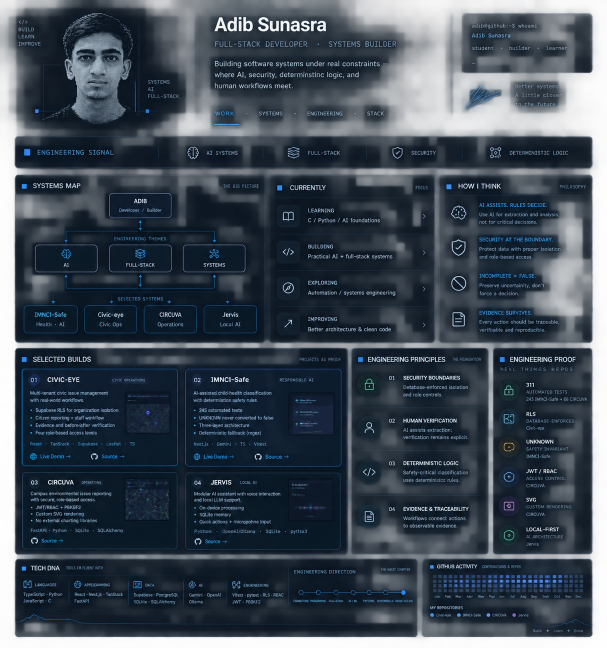
#> input picture assets/adib-source.png, 1214 x 1295 px (shown at 1/2 size)
$ python make_portrait.py
#> lines starting #> are read from the running program, lines starting #| are printed output that depends on the picture
#!/usr/bin/env python3
"""Turn a source photo into an animated ASCII portrait SVG.

Architecture (two-phase):
  Phase 1: Photo → ONE excellent static ASCII portrait
  Phase 2: ONE ASCII portrait → self-contained animated SVG with SMIL reveal

The key insight: generate the final portrait FIRST, then animate
revealing that exact portrait. Do NOT generate different faces at
each animation stage.

Usage:
    python3 scripts/make_portrait.py

Requires:
    pip install pillow numpy opencv-python-headless rembg onnxruntime
"""

import sys
from pathlib import Path

try:
    import cv2
    import numpy as np
    from PIL import Image
    from rembg import remove, new_session
except ImportError as e:
    print(f"ERROR: Missing dependency: {e}", file=sys.stderr)
    print("Install with: pip install pillow numpy opencv-python-headless rembg onnxruntime", file=sys.stderr)
    sys.exit(1)

# ── Paths ──────────────────────────────────────────────────────────────
REPO_ROOT = Path(__file__).parent.parent
ASSETS_DIR = REPO_ROOT / "assets"
SOURCE_IMG = ASSETS_DIR / "adib-source.png"
OUTPUT_SVG = ASSETS_DIR / "adib-generating.svg"
PREVIEW_TXT = ASSETS_DIR / "adib-ascii-preview.txt"
DEBUG_FACE = ASSETS_DIR / "adib-face-debug.png"

# ── Face crop — VERIFIED against source (1214×1295) ───────────────────
# Photo of the face lives in the upper-left of the poster.
# Measured bounds:
#   left text "BUILD LEARN IMPROVE"  ends at x=80
#   right text "SYSTEMS AI ..."       starts at x=296
#   hair top ≈ y=40, chin ≈ y=192, shoulders ≈ y=245
#   subject (incl. shoulders) spans x=126..266, face center x≈196
# This crop centers the subject, clears both text labels, and keeps
# full head + hair + face + neck + a small amount of shoulders.
FACE_CROP = (110, 28, 282, 252)   # (left, top, right, bottom) → 172×224

# ── Portrait grid ──────────────────────────────────────────────────────
# Moderate grid: recognizable detail without dominating the README.
COLS = 78
# Character cells are ~2:1 height:width, so geometric correction uses
# ROW_RATIO ≈ 0.5. We use 0.58 so the face reads with natural height.
ROW_RATIO = 0.58
MIN_ROWS = 50
MAX_ROWS = 80

# ── Character ramp (dark/sparse → bright/dense) ───────────────────────
# EMISSIVE mapping for the dark SVG background: brighter source pixels
# get denser characters, so the face glows out of the dark terminal.
# Leading space = removed background. Subject pixels never reach space
# (silhouette floor) so the hair outline stays visible.
RAMP = " .`:-=+*cs#%@"
SILHOUETTE_FLOOR = 2       # subject min index — preserves hair/shoulder outline
ALPHA_SUBJECT = 60         # above soft rembg edge bleed; isnet gives hair
                           # solid alpha, so 60 keeps the full silhouette
EMIT_GAMMA = 1.35          # >1 darkens mid/dark tones before mapping so
                           # eyes/brows read as clear holes on the dark bg

# ── Image processing ──────────────────────────────────────────────────
BLUR_SIGMA = 1.5           # kills the source photo's halftone dot texture
                           # without washing out eyes/brows/mouth
BILATERAL_D = 9
CLAHE_CLIP = 2.6           # lifts feature contrast (brows, eyes, lips)
UNSHARP = 1.9              # re-crisps eyes/nose/mouth after smoothing
PCT_LO, PCT_HI = 3, 97     # percentile stretch on subject only

# ── SVG rendering ─────────────────────────────────────────────────────
FONT_SIZE = 12
CHAR_W = 7.2               # 0.60 em — monospace advance width
LINE_H = 15
PAD = 18                   # outer padding
FRAME_PAD = 8              # portrait frame inset around the grid
FONT_FAMILY = "ui-monospace,SFMono-Regular,Menlo,Consolas,'Liberation Mono',monospace"

# ── Colors ────────────────────────────────────────────────────────────
BG_COLOR = "#0d1117"
FG_LIGHT = "#6e7681"       # portrait chars in light mode
FG_DARK = "#c9d1d9"        # portrait chars in dark mode (GitHub default)
HDR_COLOR = "#8b949e"
MSG_COLOR = "#58a6ff"
OK_COLOR = "#3fb950"
NAME_COLOR = "#e6edf3"
ACCENT = "#1f6feb"

# ── Animation timing ───────────────────────────────────────────────────
ANIM_TOTAL = 4.2           # reveal duration, seconds (within 3–5s target)
STATUS_EVENTS = [
    (0.0,  "> GENERATING PROFILE..."),
    (0.5,  "> READING SOURCE IMAGE..."),
    (1.0,  "> DETECTING FACE REGION..."),
    (1.5,  "> EXTRACTING FACIAL STRUCTURE..."),
    (2.1,  "> MAPPING ASCII CHARACTERS..."),
    (2.8,  "> REFINING FEATURES..."),
    (3.5,  "> FINALIZING PORTRAIT..."),
    (ANIM_TOTAL, "> PROFILE READY"),
]


# ── Phase 1: Photo → ASCII Portrait ──────────────────────────────────

def prep_image(path: Path) -> tuple[np.ndarray, np.ndarray]:
    """
    Crop to the verified face region, remove background, smooth the
    halftone texture, normalize skin tones, and re-crisp features.

    Returns (grayscale over white, alpha mask).
    """
    src = Image.open(path).convert("RGBA")
    src = src.crop(FACE_CROP)
    print(f"  Cropped to face: {FACE_CROP} → {src.size}")

    session = new_session("isnet-general-use")  # u2net drops dark hair on dark bg
    cut = remove(src, session=session)
    alpha = np.array(cut.split()[-1])
    frac_bg = (alpha < 50).mean()
    print(f"  Background removed: {100*frac_bg:.1f}% transparent")
    if frac_bg < 0.15:
        raise RuntimeError(
            "Background removal failed (too little transparent area). "
            "The u2net model may be corrupt; delete ~/.rembg/models and retry."
        )

    white = Image.new("RGBA", cut.size, (255, 255, 255, 255))
    gray = np.array(Image.alpha_composite(white, cut).convert("L"))

    # Kill halftone dot texture while keeping major edges
    g = cv2.GaussianBlur(gray, (0, 0), BLUR_SIGMA)
    g = cv2.bilateralFilter(g, BILATERAL_D, 40, 40)

    # Normalize subject tonal range so skin sits bright, features stay dark
    m = alpha > 150
    if m.sum() < 100:
        raise RuntimeError("Face mask is empty after background removal.")
    lo, hi = np.percentile(g[m], [PCT_LO, PCT_HI])
    g = np.clip((g.astype(float) - lo) / max(hi - lo, 1e-6) * 215 + 35, 0, 255)
    # Mild S-curve: push shadows (brows/eyes/lips) down, highlights up
    gn = g / 255.0
    g = (255.0 * (gn * gn * (3 - 2 * gn))).astype(np.uint8)  # smoothstep
    g = g.astype(np.uint8)

    # Local contrast for eyes/brows/nose/mouth
    g = cv2.createCLAHE(clipLimit=CLAHE_CLIP, tileGridSize=(4, 4)).apply(g)

    # Unsharp mask — restore feature edges softened by the blur
    blur = cv2.GaussianBlur(g, (0, 0), 1.6)
    g = cv2.addWeighted(g, UNSHARP, blur, -(UNSHARP - 1), 0)

    # Force background to pure white through the alpha mask
    gf = g.astype(float) * (alpha / 255.0) + 255.0 * (1 - alpha / 255.0)
    g = np.clip(gf, 0, 255).astype(np.uint8)
    return g, alpha


# [47 lines left out: function to_ascii, not called in this run]


def save_debug_face(img: Image.Image):
    img.save(DEBUG_FACE)
    print(f"  Debug face: {DEBUG_FACE}")


# ── Phase 2: ASCII Portrait → Animated SVG ───────────────────────────

# [175 lines left out: function build_animated_svg, not called in this run]


# ── Main ──────────────────────────────────────────────────────────────

def main():
    print("=" * 60)
    print("  PROFILE PORTRAIT GENERATOR")
    print("=" * 60)
    print()

    if not SOURCE_IMG.exists():
        print(f"ERROR: Source image not found: {SOURCE_IMG}", file=sys.stderr)
        sys.exit(1)

    src = Image.open(SOURCE_IMG)
#> src is the input picture: PIL image 1214x1295 RGBA; mean R, G, B, A 11.2, 24.2, 38.3, 200.6
    print(f"Source: {SOURCE_IMG} ({src.size[0]}×{src.size[1]})")
#| Source: assets/adib-source.png (1214×1295)

    # ── Phase 1 ──
    print("\nPhase 1: Generating static ASCII portrait")
    gray, alpha = prep_image(SOURCE_IMG)
#> in prep_image, `src = src.crop(FACE_CROP)`:
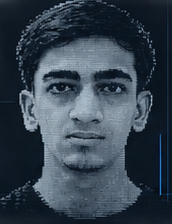
#> src: PIL image 172x224 RGBA; mean R, G, B, A 48.9, 61.9, 74.7, 249.1; transparent parts drawn white
#|   Cropped to face: (110, 28, 282, 252) → (172, 224)
    print(f"  Preprocessed size: {gray.shape[1]}×{gray.shape[0]}")

    # Debug image = the exact region converted to ASCII
    debug = Image.fromarray(gray)
    # Draw a thin border so the crop region is obvious
    dbg_px = np.array(debug.convert("RGB"))
    dbg_px[0, :, :] = (255, 64, 64)
    dbg_px[-1, :, :] = (255, 64, 64)
    dbg_px[:, 0, :] = (255, 64, 64)
    dbg_px[:, -1, :] = (255, 64, 64)
    save_debug_face(Image.fromarray(dbg_px))

    ascii_lines = to_ascii(gray, alpha)

    total_chars = COLS * len(ascii_lines)
    non_space = sum(1 for line in ascii_lines for c in line if c != " ")
    max_w = max((len(l) for l in ascii_lines), default=0)
    print(f"  Grid: {COLS} × {len(ascii_lines)} = {total_chars} cells")
    print(f"  Max line width: {max_w} cols")
    print(f"  Non-space: {non_space} ({100 * non_space / max(total_chars,1):.1f}%)")
    h, w_ = gray.shape
    print(f"  Aspect: image {w_}×{h} ({h/w_:.3f}), "
          f"cells {len(ascii_lines)}/{COLS} ({len(ascii_lines)/COLS:.3f}), "
          f"ROW_RATIO={ROW_RATIO}")

    with open(PREVIEW_TXT, "w") as f:
        for row in ascii_lines:
            f.write(row + "\n")
    print(f"  Preview: {PREVIEW_TXT}")

    print("\n--- ASCII PORTRAIT PREVIEW ---\n")
    for row in ascii_lines:
        print(row)
    print("\n--- END PREVIEW ---\n")

    # ── Phase 2 ──
    svg_content = build_animated_svg(ascii_lines)
    OUTPUT_SVG.write_text(svg_content)
    size_kb = OUTPUT_SVG.stat().st_size / 1024
    print(f"  Written: {OUTPUT_SVG} ({size_kb:.1f} KB)")

    print()
    print("=" * 60)
    print("  DONE")
    print("=" * 60)
    print(f"  ASCII preview: {PREVIEW_TXT}")
    print(f"  Animated SVG:  {OUTPUT_SVG}")
    print(f"  Debug face:    {DEBUG_FACE}")
    print()


if __name__ == "__main__":
    main()
#> (the call stopped at in prep_image, `session = new_session("isnet-general-use")`: rembg is not available in this run)
